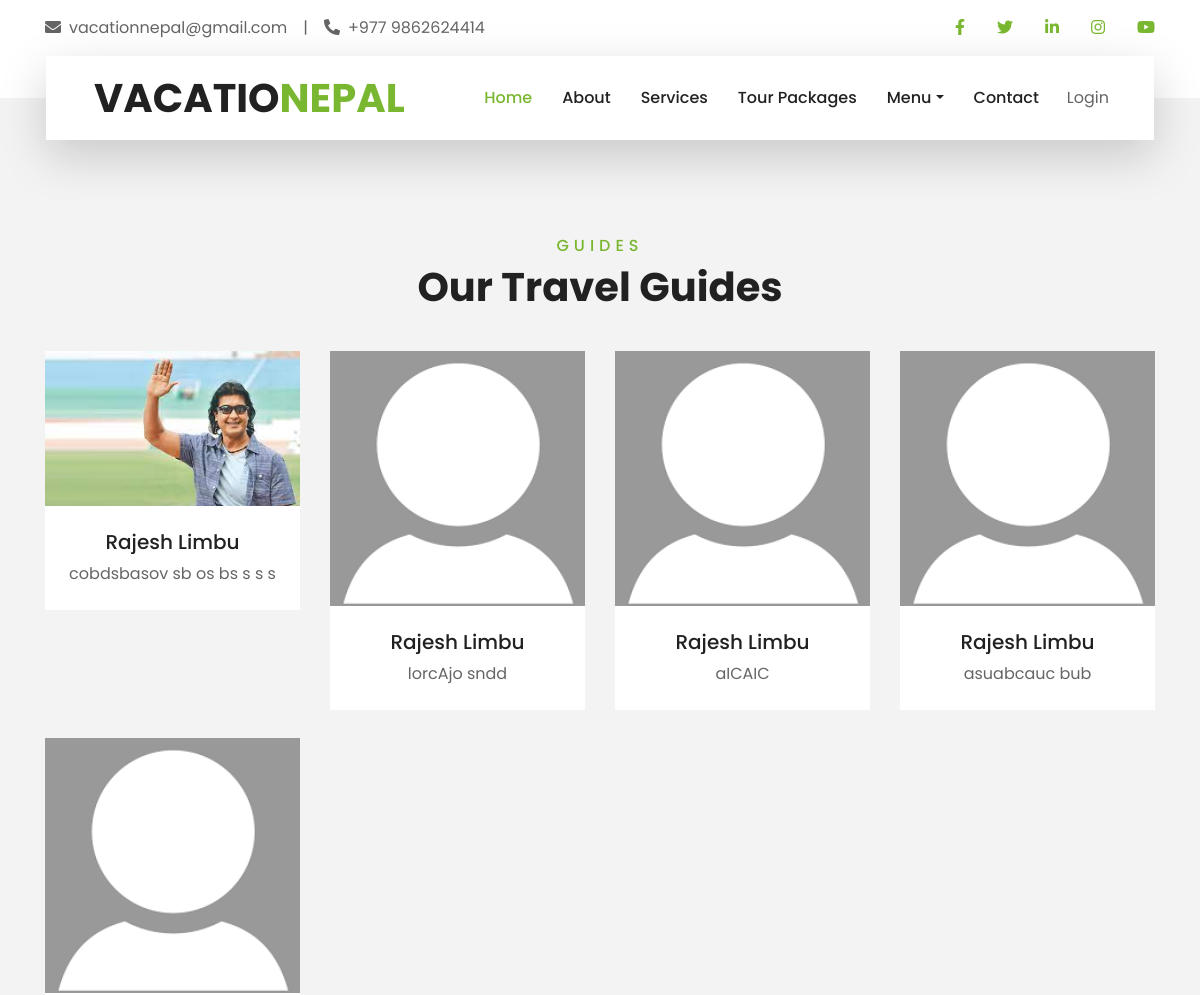
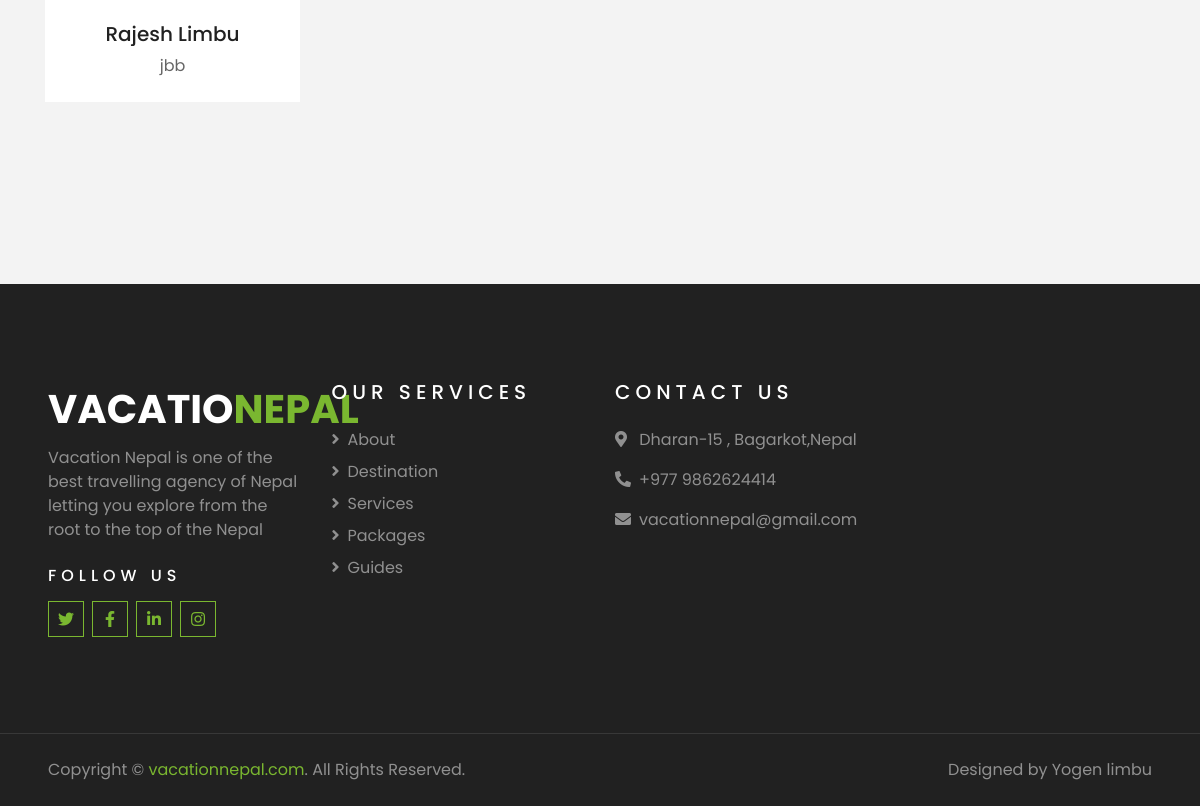
Page /home/guides/ on the committed database (2 pictures, top to bottom).
### users/models.py (models this page shows, shortened)
class GuideInfo(models.Model):
    user = models.OneToOneField(User,on_delete=models.CASCADE,null=True)
    name= models.CharField(max_length=100)
    email= models.EmailField(max_length=200,blank=True,null=True)
    phone= models.IntegerField(unique=True)
    adresss1= models.CharField(max_length=200,blank=True,null=True)
    adresss2= models.CharField(max_length=200)
    province=models.IntegerField(choices=provinces,default='1')
    profileImage=models.ImageField(null=True,blank=True,default='userdp.png')
    cvFile= models.FileField(upload_to='cv/',validators=[validate_file])
    fbLink= models.CharField(max_length=500,blank=True,null=True)
    instaLink= models.CharField(max_length=500,blank=True,null=True)
    shortIntro=models.TextField(max_length=100)
    id=models.UUIDField(default=uuid.uuid4,unique=True,primary_key=True,editable=False)
    created=models.DateTimeField(auto_now_add=True)
    approvedByAdmin= models.BooleanField(default=False)

### packages/views.py (the view)
# urls.py: path('guides/',views.ourGuides,name ='guides'),
def ourGuides(request):
       guides =GuideInfo.objects.all()
       context={'guides':guides}
       return render(request,'packages/guides.html',context)

### packages/templates/packages/guides.html (shortened to what this page needs)
{%extends 'main.html'%}
{%load static%}
{%block content%}
<div class="container-fluid py-5">
    <div class="container pt-5 pb-3">
        <div class="text-center mb-3 pb-3">
            <h6 class="text-primary text-uppercase" style="letter-spacing: 5px;">Guides</h6>
            <h1>Our Travel Guides</h1>
        </div>
        <div class="row">
            {%for guide in guides%}
              <div class="col-lg-3 col-md-4 col-sm-6 pb-1">
                <div class="team-item bg-white mb-4">
                    <div class="team-img position-relative overflow-hidden">
                        <img class="img-fluid w-100" src="{{guide.profileImage.url}}" alt="error">
                        <div class="team-social" >
                        </div>
                    </div>
                    <div class="text-center py-4">
                        <h5 class="text-truncate">{{guide.name}}</h5>
                        <p class="m-0">{{guide.shortIntro}}</p>
                    </div>
                </div>
            </div>
            {%endfor%}
        </div>
    </div>
</div>
{%endblock%}

### static/css/login_style.css (style rules this page uses)
* { margin: 0; padding: 0; box-sizing: border-box; font-family: "Poppins", sans-serif; }
body { margin: 0; padding: 0; height: 95vh; }

### rows in the picture
GuideInfo: profileImage (picture), name "Rajesh Limbu", shortIntro "cobdsbasov sb os bs s s s"
GuideInfo: profileImage (picture), name "Rajesh Limbu", shortIntro "lorcAjo sndd"
GuideInfo: profileImage (picture), name "Rajesh Limbu", shortIntro "aICAIC"
GuideInfo: profileImage (picture), name "Rajesh Limbu", shortIntro "asuabcauc bub"
GuideInfo: profileImage (picture), name "Rajesh Limbu", shortIntro "jbb"
